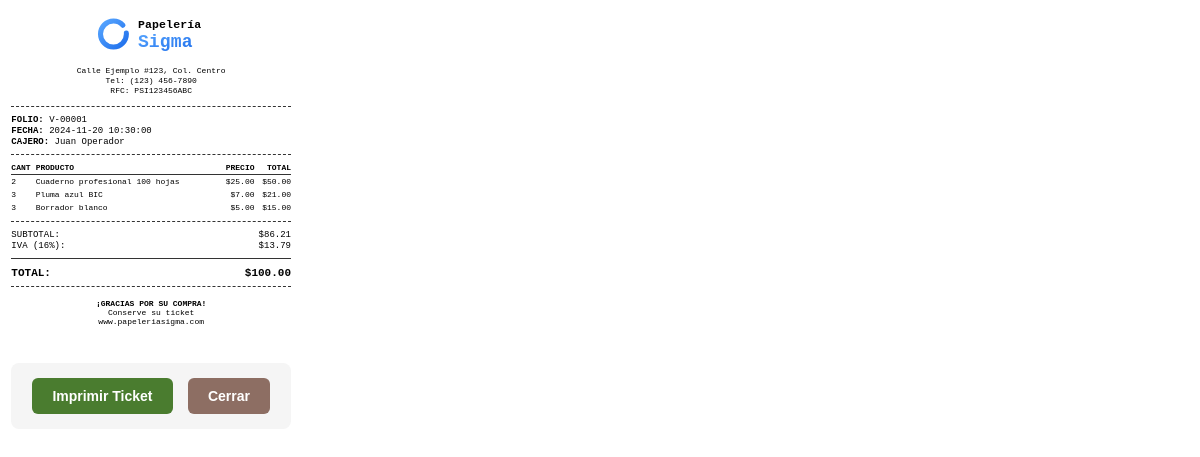
/ticket.php?venta_id=1 (signed in), run on an earlier commit of the app's database.
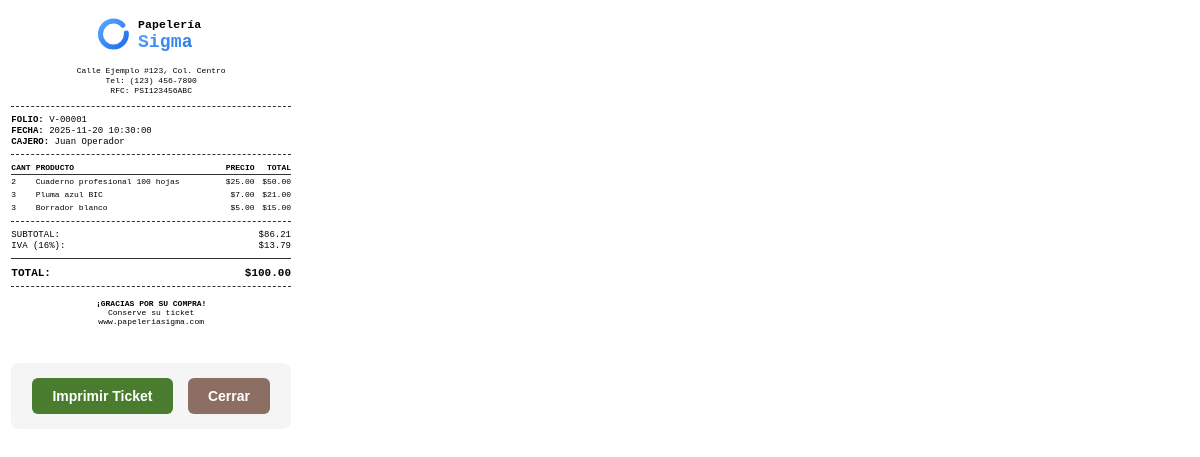
And on a later commit of the database.
### tables this page shows
CREATE TABLE ventas (
    id INT AUTO_INCREMENT PRIMARY KEY,
    folio VARCHAR(20) UNIQUE NOT NULL,
    usuario_id INT NOT NULL,
    subtotal DECIMAL(10,2) NOT NULL,
    iva DECIMAL(10,2) NOT NULL,
    total DECIMAL(10,2) NOT NULL,
    fecha TIMESTAMP DEFAULT CURRENT_TIMESTAMP,
    FOREIGN KEY (usuario_id) REFERENCES usuarios(id),
    INDEX idx_folio (folio),
    INDEX idx_fecha (fecha)
);

CREATE TABLE usuarios (
    id INT AUTO_INCREMENT PRIMARY KEY,
    nombre VARCHAR(100) NOT NULL,
    email VARCHAR(100) UNIQUE NOT NULL,
    password VARCHAR(255) NOT NULL,
    rol ENUM('admin', 'operador') DEFAULT 'operador',
    activo TINYINT(1) DEFAULT 1,
    fecha_creacion TIMESTAMP DEFAULT CURRENT_TIMESTAMP
);

CREATE TABLE ventas_detalle (
    id INT AUTO_INCREMENT PRIMARY KEY,
    venta_id INT NOT NULL,
    producto_id INT NOT NULL,
    cantidad INT NOT NULL,
    precio_unitario DECIMAL(10,2) NOT NULL,
    subtotal DECIMAL(10,2) NOT NULL,
    FOREIGN KEY (venta_id) REFERENCES ventas(id) ON DELETE CASCADE,
    FOREIGN KEY (producto_id) REFERENCES productos(id)
);

CREATE TABLE productos (
    id INT AUTO_INCREMENT PRIMARY KEY,
    nombre VARCHAR(200) NOT NULL,
    descripcion TEXT,
    precio_compra DECIMAL(10,2) NOT NULL,
    precio_venta DECIMAL(10,2) NOT NULL,
    codigo_barras VARCHAR(50) UNIQUE NOT NULL,
    imagen LONGBLOB,
    imagen_tipo VARCHAR(50),
    activo TINYINT(1) DEFAULT 1,
    fecha_creacion TIMESTAMP DEFAULT CURRENT_TIMESTAMP,
    fecha_actualizacion TIMESTAMP DEFAULT CURRENT_TIMESTAMP ON UPDATE CURRENT_TIMESTAMP,
    INDEX idx_codigo_barras (codigo_barras),
    INDEX idx_nombre (nombre)
);

### ticket.php (the view, shortened to what this page needs)
<?php
$venta_id = $_GET['venta_id'] ?? null;
$conn = getConnection();
$stmt = $conn->prepare("SELECT v.id, v.folio, u.nombre as cajero, v.subtotal, v.iva, v.total, v.fecha
                        FROM ventas v
                        INNER JOIN usuarios u ON v.usuario_id = u.id
                        WHERE v.id = ?");
$stmt->bind_param('i', $venta_id);
$stmt->execute();
$result = $stmt->get_result();
$venta = $result->fetch_assoc();
$stmt = $conn->prepare("SELECT p.nombre as producto_nombre, vd.cantidad, vd.precio_unitario, vd.subtotal, p.codigo_barras
                        FROM ventas_detalle vd
                        INNER JOIN productos p ON vd.producto_id = p.id
                        WHERE vd.venta_id = ?");
$stmt->bind_param('i', $venta_id);
$stmt->execute();
$result = $stmt->get_result();
$detalle = [];
while ($row = $result->fetch_assoc()) {
    $detalle[] = [
        'producto_nombre' => $row['producto_nombre'],
        'cantidad' => (int)$row['cantidad'],
        'precio_unitario' => (float)$row['precio_unitario'],
        'subtotal' => (float)$row['subtotal'],
        'codigo_barras' => $row['codigo_barras']
    ];
}
$venta['subtotal'] = (float)$venta['subtotal'];
$venta['iva'] = (float)$venta['iva'];
$venta['total'] = (float)$venta['total'];
?>
<!DOCTYPE html>
<html lang="es">
<head>
</head>
<body>
    <div class="header">
        <svg class="logo" viewBox="0 0 210 65" xmlns="http://www.w3.org/2000/svg">
            <text x="86" y="24" font-family="Courier New, Courier, monospace"
                  font-size="16" font-weight="800" fill="#000" letter-spacing="0.2">
                Papelería
            </text>
            <text x="86" y="50" font-family="Courier New, Courier, monospace"
                  font-size="25" font-weight="800" fill="url(#blueGrad)" letter-spacing="0.2">
                Sigma
            </text>
        </svg>
        <p>Calle Ejemplo #123, Col. Centro</p>
        <p>Tel: (123) 456-7890</p>
        <p>RFC: PSI123456ABC</p>
    </div>
    <hr>
    <div class="info-venta">
        <div><strong>FOLIO:</strong> <?= $venta['folio'] ?></div>
        <div><strong>FECHA:</strong> <?= $venta['fecha'] ?></div>
        <div><strong>CAJERO:</strong> <?= $venta['cajero'] ?></div>
    </div>
    <hr>
    <table>
        <thead>
            <tr>
                <th>CANT</th>
                <th>PRODUCTO</th>
                <th class="text-right">PRECIO</th>
                <th class="text-right">TOTAL</th>
            </tr>
        </thead>
        <tbody>
            <?php foreach ($detalle as $item): ?>
            <tr>
                <td><?= $item['cantidad'] ?></td>
                <td><?= $item['producto_nombre'] ?></td>
                <td class="text-right">$<?= number_format($item['precio_unitario'], 2) ?></td>
                <td class="text-right">$<?= number_format($item['subtotal'], 2) ?></td>
            </tr>
            <?php endforeach; ?>
        </tbody>
    </table>
    <hr>
    <div class="totales">
        <div>
            <span>SUBTOTAL:</span>
            <span>$<?= number_format($venta['subtotal'], 2) ?></span>
        </div>
        <div>
            <span>IVA (16%):</span>
            <span>$<?= number_format($venta['iva'], 2) ?></span>
        </div>
        <div class="total-final">
            <span>TOTAL:</span>
            <span>$<?= number_format($venta['total'], 2) ?></span>
        </div>
    </div>
    <hr>
    <div class="footer">
        <p><strong>¡GRACIAS POR SU COMPRA!</strong></p>
        <p>Conserve su ticket</p>
        <p>www.papeleriasigma.com</p>
    </div>
    <div class="no-print">
        <button class="btn-print" onclick="window.print()">
            Imprimir Ticket
        </button>
        <button class="btn-close" onclick="window.close()">
            Cerrar
        </button>
    </div>
</body>
</html>

### ticket.php (style rules this page uses)
* { margin: 0; padding: 0; box-sizing: border-box; }
body { width: 80mm; font-family: 'Courier New', Courier, monospace; font-size: 9px; padding: 3mm; background-color: white; }
.header { text-align: center; margin-bottom: 3mm; }
.header .logo { width: 40mm; height: auto; margin: 0 auto 2mm; display: block; }
.header p { margin: 1px 0; font-size: 8px; }
hr { border: none; border-top: 1px dashed #333; margin: 2mm 0; }
.info-venta { font-size: 9px; margin-bottom: 2mm; }
.info-venta div { margin: 1px 0; }
table { width: 100%; border-collapse: collapse; font-size: 8px; }
table thead th { text-align: left; padding-bottom: 2px; border-bottom: 1px solid #333; }
table tbody td { padding: 2px 0; }
.text-right { text-align: right; }
.totales { margin-top: 2mm; font-size: 9px; }
.totales div { display: flex; justify-content: space-between; margin: 1px 0; }
.totales .total-final { font-size: 11px; font-weight: bold; margin-top: 2mm; padding-top: 2mm; border-top: 1px solid #333; }
.footer { text-align: center; margin-top: 3mm; font-size: 8px; }
.no-print { margin-top: 10mm; text-align: center; padding: 10px; background-color: #f5f5f5; border-radius: 8px; }
.no-print button { margin: 5px; padding: 10px 20px; font-size: 14px; border: none; border-radius: 6px; cursor: pointer; font-weight: 600; }
.btn-print { background-color: #4a7c2f; color: white; }
.btn-close { background-color: #8d6e63; color: white; }

What changed in the data, as far as the page shows it:
changed ventas "Juan Operador": fecha "2024-11-20 10:30:00" → "2025-11-20 10:30:00"
